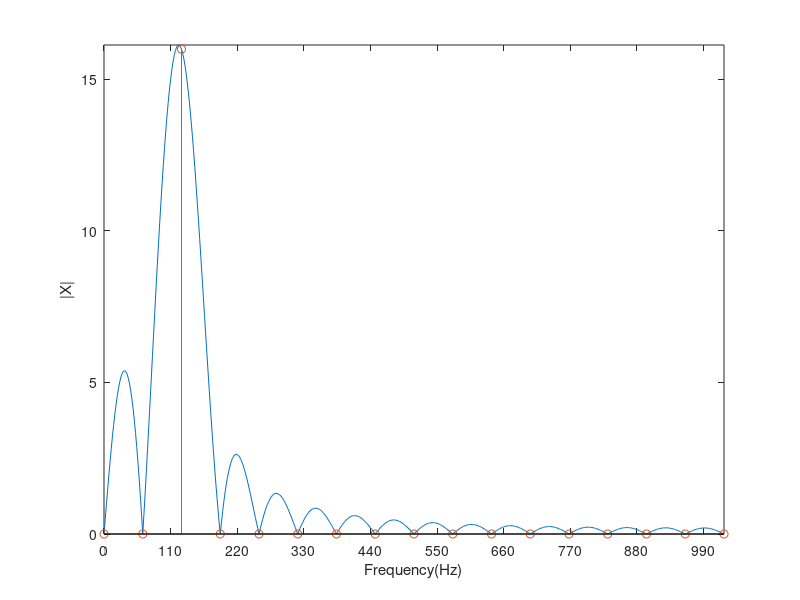

The MATLAB source for this figure:
f = 128;
fs = 2048;
dt = 1/fs;
N = 32;
M = 1024;
T = (0 : N-1) * dt;

x = sin(2* pi * f * T);

FFT_32 = fft(x);
magnitude_32 = abs(FFT_32(1: (N/2 + 1)));

x(N+1: M) = 0;
FFT_1024 = fft(x);
magnitude_1024 = abs(FFT_1024(1: (M/2 + 1)));

plot([0: M/2]*fs/M, magnitude_1024);
hold on 
stem([0: N/2]*fs/N, magnitude_32);

axis tight;
xlabel('Frequency(Hz)')
ylabel('|X|')
set(gca, 'xtick', 0: 110: fs/2)